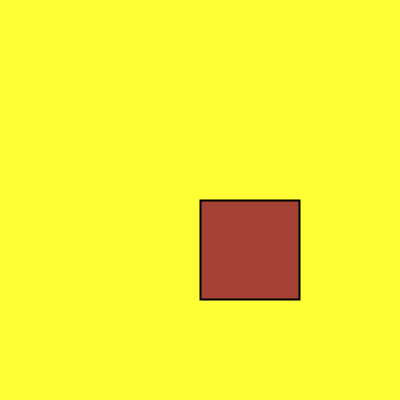
Frame 1 (no input)
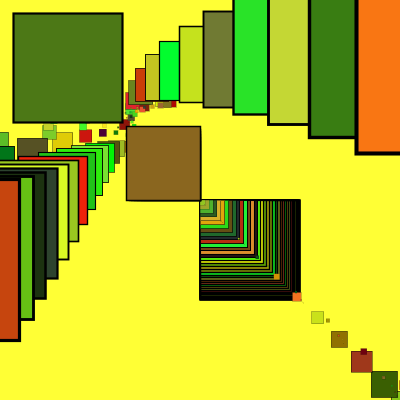
Frame 60 (the mouse pressed at the canvas centre just before this capture)
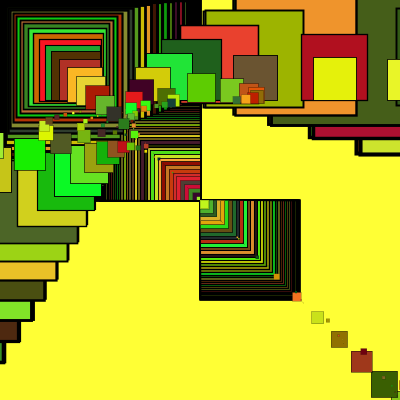
Frame 120 (the mouse held since frame 60 and released just before this capture)

The Processing sketch that drew these frames (run headless with seeded random() and noise(); from frame 60 on, the mouse is pressed at the canvas centre):

// Processing sketch: processing_171139
// ── processing_171139.pde


void setup (){
size (400,400);
background (255,255,53);
frameRate (10);
}
int x;
int y;
int lato=50;
float a = 0.0;
float s =0.0;
void draw (){

  a = a + 0.04;
s= cos(a)+2;
x= 0;
y=0;   
 

for( int r=0; r<10; r++ ){
  fill( random(253), random(255), random (56));
s = cos(a)*2;
  
  translate(width/2, height/2);
  scale(s); 
rect(x,y,lato,lato);
x=x+lato;
for (int s=0; s<10; s++);
fill( random(253), random(255), random (56));
s = cos(a)*2;
  
  translate(width/2, height/2);
  scale(s); 
rect(x,y+50,lato,lato);
x=x+lato;


}
}
